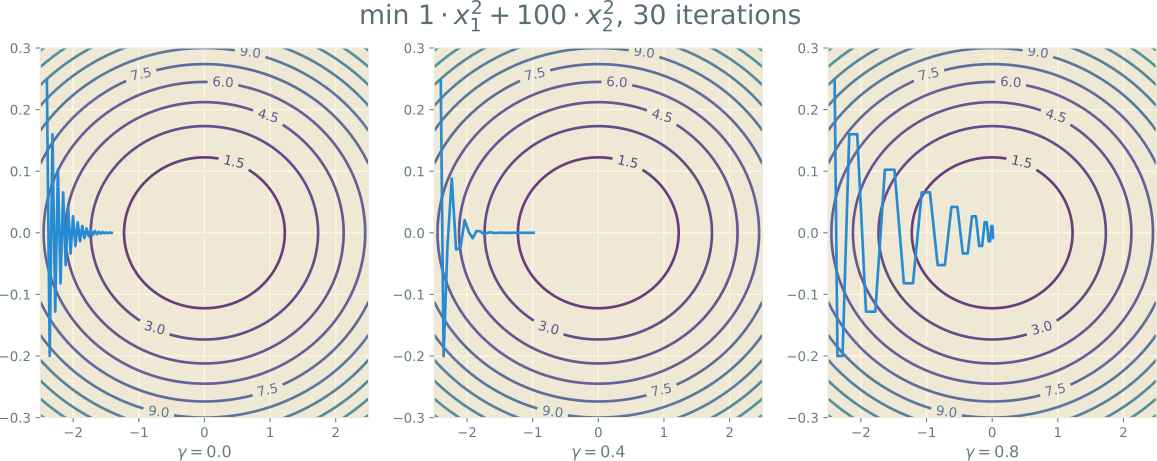

Reproduce this figure in Python.
import matplotlib.pyplot as plt
import numpy as np

if __name__ == '__main__':

    iteration = 30
    a, b, lr = 1, 100, 0.009
    gamma_list = [0.0, 0.4, 0.8]
    T = len(gamma_list)

    N = 1000
    x_list = np.linspace(-2.5, 2.5, N)
    y_list = np.linspace(-0.5, 0.5, N)
    X, Y = np.meshgrid(x_list, y_list)
    Z = a * (X ** 2) + b * (Y ** 2)  # 目标函数

    with plt.style.context('Solarize_Light2'):

        fig, ax = plt.subplots(nrows=1, ncols=T, figsize=(15, 5))
        fig.suptitle(r'$\min ~ %s \cdot x_1^2 + %s \cdot x_2^2$, 30 iterations' % (a,b), color='#586e75', fontproperties={'size': 20})
        for i in range(T):
            gamma = gamma_list[i]
            contours = ax[i].contour(X, Y, Z, 20, alpha=.8)
            ax[i].clabel(contours)

            ax[i].set_xlim(-2.5, 2.5)
            ax[i].set_ylim(-.3, .3)
            ax[i].set_xlabel(r'$\gamma=$%s' % gamma)

            w_1, w_2, v_1, v_2 = -2.4, 0.25, 0, 0  # 初始值
            w_1_curve, w_2_curve, v_1_curve, v_2_curve = [], [], [], []
            w_1_curve.append(w_1)
            w_2_curve.append(w_2)
            v_1_curve.append(v_1)
            v_2_curve.append(v_2)

            for step in range(iteration):

                w_1 = w_1 - lr * 2 * a * w_1 + gamma * v_1_curve[step]
                w_1_curve.append(w_1)
                v_1_curve.append(w_1 - w_1_curve[step])

                w_2 = w_2 - lr * 2 * b * w_2 + gamma * v_2_curve[step]
                w_2_curve.append(w_2)
                v_2_curve.append(w_2 - w_2_curve[step])

            ax[i].plot(w_1_curve, w_2_curve)

        plt.show()
